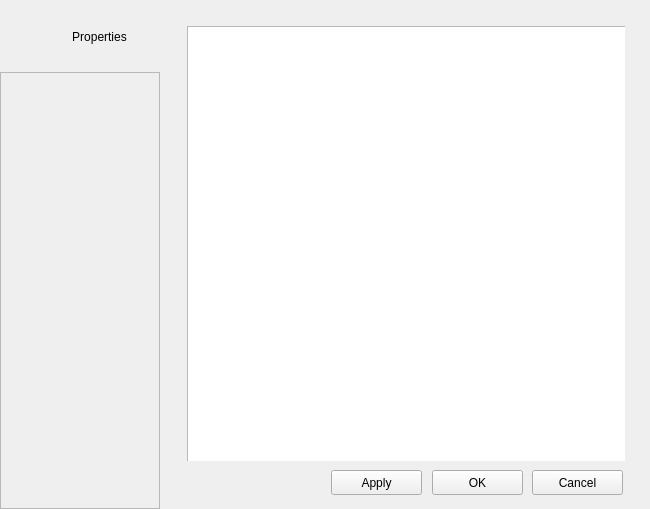
<?xml version="1.0" encoding="UTF-8"?>
<ui version="4.0">
 <class>FilePropertiesDialog</class>
 <widget class="QDialog" name="FilePropertiesDialog">
  <property name="geometry">
   <rect>
    <x>0</x>
    <y>0</y>
    <width>650</width>
    <height>509</height>
   </rect>
  </property>
  <property name="windowTitle">
   <string>Milis Video - Preferences</string>
  </property>
  <widget class="QWidget" name="title_widget" native="true">
   <property name="geometry">
    <rect>
     <x>0</x>
     <y>0</y>
     <width>160</width>
     <height>509</height>
    </rect>
   </property>
   <widget class="QLabel" name="icon_label">
    <property name="geometry">
     <rect>
      <x>14</x>
      <y>20</y>
      <width>32</width>
      <height>32</height>
     </rect>
    </property>
    <property name="text">
     <string/>
    </property>
    <property name="alignment">
     <set>Qt::AlignCenter</set>
    </property>
   </widget>
   <widget class="QFrame" name="sections">
    <property name="geometry">
     <rect>
      <x>0</x>
      <y>72</y>
      <width>160</width>
      <height>437</height>
     </rect>
    </property>
    <property name="sizePolicy">
     <sizepolicy hsizetype="MinimumExpanding" vsizetype="Preferred">
      <horstretch>0</horstretch>
      <verstretch>0</verstretch>
     </sizepolicy>
    </property>
    <property name="frameShape">
     <enum>QFrame::StyledPanel</enum>
    </property>
    <property name="frameShadow">
     <enum>QFrame::Raised</enum>
    </property>
   </widget>
   <widget class="QLabel" name="title_label">
    <property name="geometry">
     <rect>
      <x>49</x>
      <y>20</y>
      <width>101</width>
      <height>33</height>
     </rect>
    </property>
    <property name="text">
     <string>Properties</string>
    </property>
    <property name="alignment">
     <set>Qt::AlignCenter</set>
    </property>
   </widget>
  </widget>
  <widget class="QStackedWidget" name="pages">
   <property name="geometry">
    <rect>
     <x>181</x>
     <y>20</y>
     <width>444</width>
     <height>441</height>
    </rect>
   </property>
   <property name="sizePolicy">
    <sizepolicy hsizetype="Expanding" vsizetype="Preferred">
     <horstretch>0</horstretch>
     <verstretch>0</verstretch>
    </sizepolicy>
   </property>
   <property name="currentIndex">
    <number>0</number>
   </property>
   <widget class="QWidget" name="info_page">
    <widget class="QTextEdit" name="info_edit">
     <property name="geometry">
      <rect>
       <x>6</x>
       <y>6</y>
       <width>444</width>
       <height>441</height>
      </rect>
     </property>
     <property name="readOnly">
      <bool>true</bool>
     </property>
    </widget>
   </widget>
   <widget class="QWidget" name="demuxer_page">
    <widget class="QLabel" name="demuxer_label">
     <property name="geometry">
      <rect>
       <x>5</x>
       <y>5</y>
       <width>444</width>
       <height>17</height>
      </rect>
     </property>
     <property name="text">
      <string>&amp;Select the demuxer that will be used for this file:</string>
     </property>
     <property name="wordWrap">
      <bool>false</bool>
     </property>
     <property name="buddy">
      <cstring>demuxer_listbox</cstring>
     </property>
    </widget>
    <widget class="QListWidget" name="demuxer_listbox">
     <property name="geometry">
      <rect>
       <x>5</x>
       <y>30</y>
       <width>444</width>
       <height>378</height>
      </rect>
     </property>
    </widget>
    <widget class="QPushButton" name="resetDemuxerButton">
     <property name="geometry">
      <rect>
       <x>352</x>
       <y>414</y>
       <width>91</width>
       <height>25</height>
      </rect>
     </property>
     <property name="text">
      <string>&amp;Reset</string>
     </property>
    </widget>
    <zorder>demuxer_listbox</zorder>
    <zorder>demuxer_label</zorder>
    <zorder>resetDemuxerButton</zorder>
   </widget>
   <widget class="QWidget" name="vc_page">
    <widget class="QListWidget" name="vc_listbox">
     <property name="geometry">
      <rect>
       <x>5</x>
       <y>30</y>
       <width>444</width>
       <height>378</height>
      </rect>
     </property>
    </widget>
    <widget class="QLabel" name="video_codec_label">
     <property name="geometry">
      <rect>
       <x>5</x>
       <y>5</y>
       <width>444</width>
       <height>17</height>
      </rect>
     </property>
     <property name="text">
      <string>&amp;Select the video codec:</string>
     </property>
     <property name="wordWrap">
      <bool>false</bool>
     </property>
     <property name="buddy">
      <cstring>vc_listbox</cstring>
     </property>
    </widget>
    <widget class="QPushButton" name="resetVCButton">
     <property name="geometry">
      <rect>
       <x>352</x>
       <y>414</y>
       <width>91</width>
       <height>25</height>
      </rect>
     </property>
     <property name="text">
      <string>&amp;Reset</string>
     </property>
    </widget>
   </widget>
   <widget class="QWidget" name="ac_page">
    <widget class="QListWidget" name="ac_listbox">
     <property name="geometry">
      <rect>
       <x>5</x>
       <y>30</y>
       <width>444</width>
       <height>378</height>
      </rect>
     </property>
    </widget>
    <widget class="QLabel" name="audio_codec_label">
     <property name="geometry">
      <rect>
       <x>5</x>
       <y>5</y>
       <width>444</width>
       <height>17</height>
      </rect>
     </property>
     <property name="text">
      <string>&amp;Select the audio codec:</string>
     </property>
     <property name="wordWrap">
      <bool>false</bool>
     </property>
     <property name="buddy">
      <cstring>ac_listbox</cstring>
     </property>
    </widget>
    <widget class="QPushButton" name="resetACButton">
     <property name="geometry">
      <rect>
       <x>352</x>
       <y>414</y>
       <width>91</width>
       <height>25</height>
      </rect>
     </property>
     <property name="text">
      <string>Reset</string>
     </property>
    </widget>
   </widget>
  </widget>
  <widget class="QPushButton" name="applyButton">
   <property name="geometry">
    <rect>
     <x>331</x>
     <y>470</y>
     <width>91</width>
     <height>25</height>
    </rect>
   </property>
   <property name="text">
    <string>Apply</string>
   </property>
  </widget>
  <widget class="QPushButton" name="okButton">
   <property name="geometry">
    <rect>
     <x>432</x>
     <y>470</y>
     <width>91</width>
     <height>25</height>
    </rect>
   </property>
   <property name="text">
    <string>OK</string>
   </property>
  </widget>
  <widget class="QPushButton" name="cancelButton">
   <property name="geometry">
    <rect>
     <x>532</x>
     <y>470</y>
     <width>91</width>
     <height>25</height>
    </rect>
   </property>
   <property name="text">
    <string>Cancel</string>
   </property>
  </widget>
 </widget>
 <resources/>
 <connections/>
</ui>
